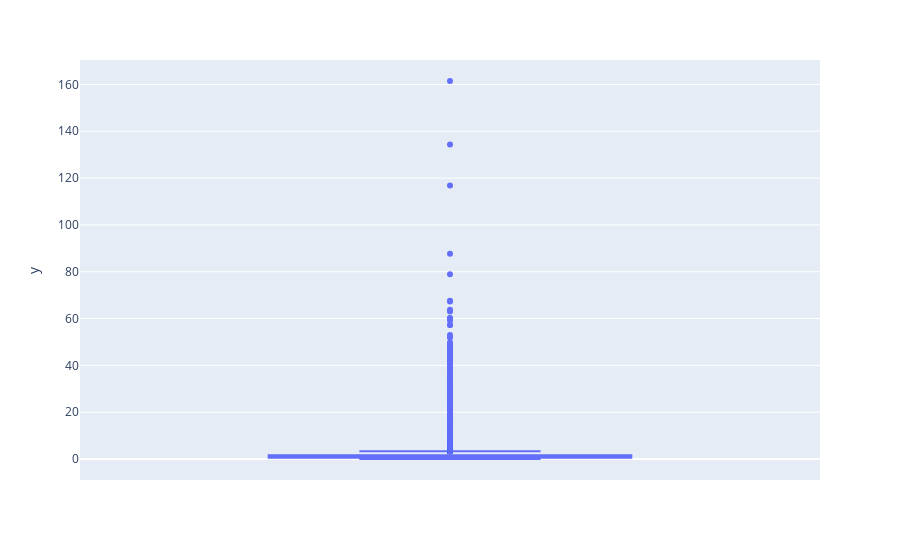

This figure's notebook cell:
### Markdown cell above
###### Usando la distancia de mahalanobis de la matriz de covarianza de shrunk

### Code cell
fig = px.box(y=mahalanobis_dis_shr)
fig.show()

### Figure 1 — Plotly figure (JSON) as saved in the notebook; plotly's stock layout.template omitted (floating-point values rounded to 4 significant figures; data arrays with more than 128 entries replaced by an {"elided": "..."} marker saying what was removed)
{"data": [{"alignmentgroup": "True", "hovertemplate": "y=%{y}<extra></extra>", "legendgroup": "", "marker": {"color": "#636efa"}, "name": "", "notched": false, "offsetgroup": "", "orientation": "v", "showlegend": false, "type": "box", "x0": " ", "xaxis": "x", "y": {"elided": "9990 float values"}, "y0": " ", "yaxis": "y"}], "layout": {"boxmode": "group", "legend": {"tracegroupgap": 0}, "margin": {"t": 60}, "xaxis": {"anchor": "y", "domain": [0, 1]}, "yaxis": {"anchor": "x", "domain": [0, 1], "title": {"text": "y"}}}}
